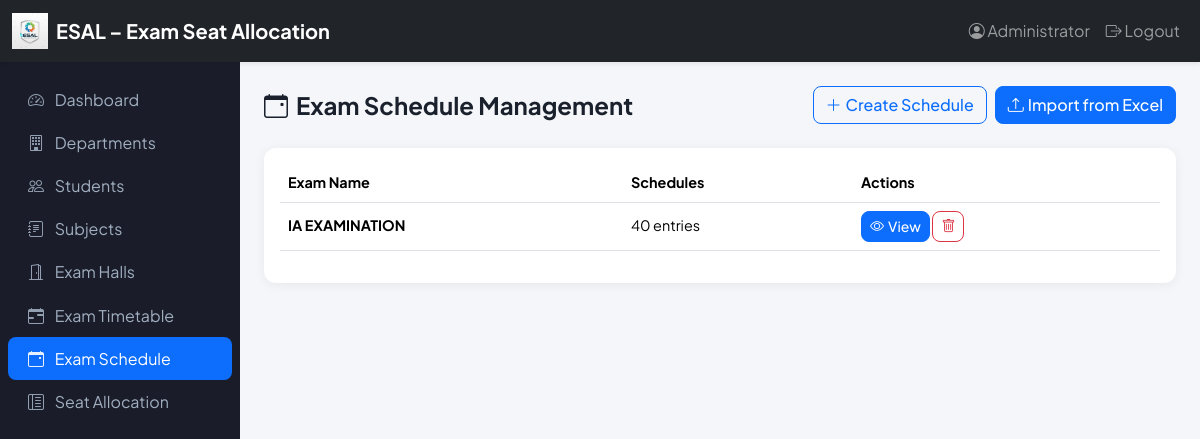
Screenshot of /exam-schedule/ (signed in) with the database file from the repository.
### models.py (models this page shows, shortened)
class User(UserMixin, db.Model):
    __tablename__ = 'users'
    id = db.Column(db.Integer, primary_key=True)
    user_id = db.Column(db.String(80), unique=True, nullable=False)
    password_hash = db.Column(db.String(256), nullable=False)
    name = db.Column(db.String(100))
    created_at = db.Column(db.DateTime, default=datetime.utcnow)

class Exam(db.Model):
    __tablename__ = 'exams'
    id = db.Column(db.Integer, primary_key=True)
    name = db.Column(db.String(200), nullable=False)
    academic_year = db.Column(db.String(20))  # Optional default for schedule entries
    default_start_time = db.Column(db.Time)  # Optional default for schedule entries
    default_end_time = db.Column(db.Time)  # Optional default for schedule entries
    created_at = db.Column(db.DateTime, default=datetime.utcnow)
    schedules = db.relationship('ExamSchedule', backref='exam', lazy=True, cascade='all, delete-orphan')

### routes/exam_schedule.py (the view)
@exam_schedule_bp.route('/')
@login_required
def index():
    exams = Exam.query.order_by(Exam.id.desc()).all()
    return render_template('exam_schedule/index.html', exams=exams)

### templates/exam_schedule/index.html (shortened to what this page needs)
{% extends "base.html" %}
{% block content %}
<div class="d-flex justify-content-between align-items-center flex-wrap gap-2 mb-4">
    <h1 class="page-title mb-0"><i class="bi bi-calendar-event me-2"></i>Exam Schedule Management</h1>
    <div class="d-flex gap-2">
        <a href="{{ url_for('exam_schedule.add') }}" class="btn btn-outline-primary"><i class="bi bi-plus-lg me-1"></i>Create Schedule</a>
        <a href="{{ url_for('exam_schedule.import_schedule') }}" class="btn btn-primary"><i class="bi bi-upload me-1"></i>Import from Excel</a>
    </div>
</div>
<div class="card">
    <div class="card-body">
        {% if exams %}
        <div class="table-responsive">
            <table class="table table-hover align-middle">
                <thead>
                    <tr>
                        <th>Exam Name</th>
                        <th>Schedules</th>
                        <th>Actions</th>
                    </tr>
                </thead>
                <tbody>
                    {% for e in exams %}
                    <tr>
                        <td><strong>{{ e.name }}</strong></td>
                        <td>{{ e.schedules|length }} entries</td>
                        <td>
                            <a href="{{ url_for('exam_schedule.detail', exam_id=e.id) }}" class="btn btn-sm btn-primary"><i class="bi bi-eye me-1"></i>View</a>
                            <form action="{{ url_for('exam_schedule.delete_all') }}" method="post" class="d-inline" onsubmit="return confirm('Delete this exam and all its schedules?');">
                                <button type="submit" class="btn btn-sm btn-outline-danger"><i class="bi bi-trash"></i></button>
                            </form>
                        </td>
                    </tr>
                    {% endfor %}
                </tbody>
            </table>
        </div>
        {% endif %}
    </div>
</div>
{% endblock %}

### templates/base.html (shortened to what this page needs)
<!DOCTYPE html>
<html lang="en">
<head>
    <link href="https://cdn.jsdelivr.net/npm/bootstrap@5.3.2/dist/css/bootstrap.min.css" rel="stylesheet">
    <link href="https://cdn.jsdelivr.net/npm/bootstrap-icons@1.11.1/font/bootstrap-icons.css" rel="stylesheet">
</head>
<body>
    {% if request.endpoint != 'auth.login' %}
    <nav class="navbar navbar-expand-lg navbar-dark bg-dark shadow-sm">
        <div class="container-fluid">
            <a class="navbar-brand d-flex align-items-center gap-2" href="{{ url_for('dashboard.index') }}">
                <img src="{{ url_for('static', filename='img/esal_logo.png') }}" alt="ESAL" style="height: 36px; width: auto;">
                <span class="d-none d-sm-inline">ESAL – Exam Seat Allocation</span>
            </a>
            <div class="collapse navbar-collapse" id="navbarNav">
                <ul class="navbar-nav ms-auto">
                    {% if current_user.is_authenticated %}
                    <li class="nav-item">
                        <span class="nav-link"><i class="bi bi-person-circle"></i> {{ current_user.name or current_user.user_id }}</span>
                    </li>
                    <li class="nav-item">
                        <a class="nav-link" href="{{ url_for('auth.logout') }}"><i class="bi bi-box-arrow-right"></i> Logout</a>
                    </li>
                    {% endif %}
                </ul>
            </div>
        </div>
    </nav>
    {% endif %}
    <div class="d-flex">
        {% if current_user.is_authenticated %}
        <div class="sidebar d-none d-md-flex flex-column" style="width: 240px;">
            <nav class="nav flex-column">
                <a class="nav-link {{ 'active' if request.endpoint == 'dashboard.index' else '' }}" href="{{ url_for('dashboard.index') }}">
                    <i class="bi bi-speedometer2"></i> Dashboard
                </a>
                <a class="nav-link {{ 'active' if 'departments' in request.endpoint else '' }}" href="{{ url_for('departments.index') }}">
                    <i class="bi bi-building"></i> Departments
                </a>
                <a class="nav-link {{ 'active' if 'students' in request.endpoint else '' }}" href="{{ url_for('students.index') }}">
                    <i class="bi bi-people"></i> Students
                </a>
                <a class="nav-link {{ 'active' if 'subjects' in request.endpoint else '' }}" href="{{ url_for('subjects.index') }}">
                    <i class="bi bi-journal-text"></i> Subjects
                </a>
                <a class="nav-link {{ 'active' if 'exam_halls' in request.endpoint else '' }}" href="{{ url_for('exam_halls.index') }}">
                    <i class="bi bi-door-open"></i> Exam Halls
                </a>
                <a class="nav-link {{ 'active' if 'timetable_generator' in request.endpoint else '' }}" href="{{ url_for('timetable_generator.index') }}">
                    <i class="bi bi-calendar-range"></i> Exam Timetable
                </a>
                <a class="nav-link {{ 'active' if 'exam_schedule' in request.endpoint else '' }}" href="{{ url_for('exam_schedule.index') }}">
                    <i class="bi bi-calendar-event"></i> Exam Schedule
                </a>
                <a class="nav-link {{ 'active' if 'allocation' in request.endpoint else '' }}" href="{{ url_for('allocation.index') }}">
                    <i class="bi bi-layout-text-sidebar-reverse"></i> Seat Allocation
                </a>
            </nav>
        </div>
        {% endif %}
        <div class="flex-grow-1 main-content">
            {% block content %}{% endblock %}
        </div>
    </div>
</body>
</html>

### templates/base.html (style rules this page uses)
:root { --primary: #0d6efd; --primary-dark: #0a58ca; --sidebar-bg: #1a1d29; --sidebar-text: #a0aec0; --content-bg: #f4f6f9; }
* { font-family: 'Plus Jakarta Sans', sans-serif; }
body { background: var(--content-bg); min-height: 100vh; }
.navbar-brand { font-weight: 700; font-size: 1.25rem; }
.card { border: none; border-radius: 12px; box-shadow: 0 2px 12px rgba(0,0,0,.06); }
.btn { border-radius: 8px; font-weight: 500; }
.table { font-size: 0.9rem; }
.sidebar { background: var(--sidebar-bg); min-height: calc(100vh - 56px); padding: 1rem 0; }
.sidebar .nav-link { color: var(--sidebar-text); padding: 0.6rem 1.25rem; border-radius: 8px; margin: 0 0.5rem; }
.sidebar .nav-link.active { background: var(--primary); color: #fff; }
.sidebar .nav-link i { margin-right: 0.5rem; opacity: .9; }
.main-content { padding: 1.5rem; }
.page-title { font-size: 1.5rem; font-weight: 700; margin-bottom: 1rem; color: #1a202c; }

### rows the page displays
User: name "Administrator"
Exam: name "IA EXAMINATION", schedules|length "40"
